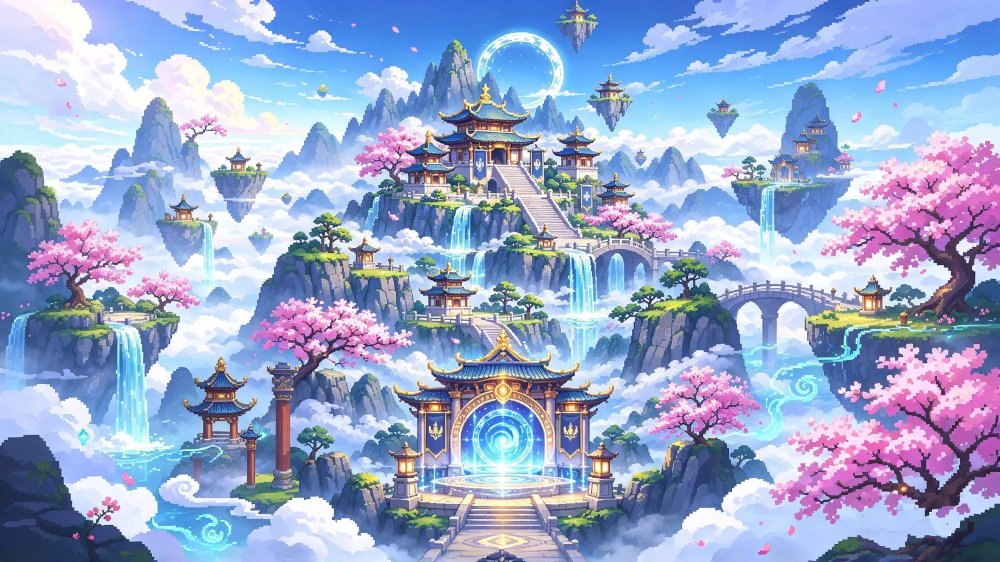
#> input picture tools/art/ref/bg_lobby_wide_orig.jpg, 2000 x 1124 px (shown at 1/2 size); its folder holds 4 pictures in this run
$ python sect_fx.py
#> lines starting #> are read from the running program, lines starting #| are printed output that depends on the picture; after the words box and inside, x2 and y2 are one past the last pixel; in counts of white or black regions, pixels touching at a corner belong together
"""
TƯ LIỆU HOẠT ẢNH NỀN TÔNG MÔN (lobby / menu) cho src/ui/sectFx.ts — từ ảnh nền gốc tools/art/ref/{nền}_orig.jpg:
  · ĐẢO BAY: cắt từng đảo nhỏ lơ lửng ra ảnh riêng (GrabCut trong hộp đảo) → public/ui/sect/{nền}_i{n}.png,
    rồi vá chỗ trống trên ảnh nền (cv2.inpaint) để đảo nhấp nhô vài điểm ảnh không lộ bóng đảo cũ → public/ui/{nền}.jpg
  · THÁC: mặt nạ điểm ảnh nước (sáng, xanh nhạt) trong các hộp thác → public/ui/sect/{nền}_fall.png
  · LINH KHÍ: mặt nạ các dòng suối xanh ngọc phát sáng (bỏ trời, cổng truyền tống) → public/ui/sect/{nền}_qi.png
  (mặt nạ cắt sát vùng có điểm ảnh, kèm toạ độ góc) → in ra đoạn TS để chép vào src/config/sectFx.ts
  python3 -I tools/art/sect_fx.py
"""
import os
import shutil
import numpy as np
import cv2
from PIL import Image

HERE = os.path.dirname(os.path.abspath(__file__))
UI = os.path.join(os.path.dirname(os.path.dirname(HERE)), 'public', 'ui')
REF = os.path.join(HERE, 'ref')
OUT = os.path.join(UI, 'sect')

BG = {
    'bg_lobby_wide': dict(
        # hộp bao từng đảo (x0, y0, x1, y1[, mờ đáy]) — chỉ đảo nhỏ trôi giữa trời, không dính thác / núi.
        # `mờ đáy` = số hàng dưới cùng: đảo chìm dần vào mây → giữ nguyên nền ở đó, ảnh đảo mờ dần về 0
        islands=[(1104, 0, 1206, 112), (1164, 136, 1276, 270), (1404, 186, 1486, 280), (414, 286, 536, 428, 26), (490, 450, 550, 504)],
        falls=[(895, 405, 945, 500), (938, 505, 970, 585), (1138, 500, 1182, 615), (1218, 505, 1250, 585),
               (230, 635, 290, 910), (18, 615, 60, 700), (402, 440, 424, 575), (1520, 350, 1550, 470)],
        qi_skip=[(0, 0, 2000, 235), (860, 770, 1150, 970)],             # trời (viền mây, vầng trăng) + cổng truyền tống (đã có xoáy riêng)
    ),
    'bg_lobby_tall': dict(
        islands=[(408, 0, 522, 114), (478, 140, 582, 268), (576, 290, 610, 338)],
        falls=[(212, 408, 252, 500), (198, 500, 242, 555), (252, 500, 282, 580), (448, 500, 502, 640), (528, 505, 562, 600), (44, 385, 78, 455)],
        qi_skip=None,                                                   # bản dọc không có suối linh khí (chỉ cổng truyền tống)
    ),
    'bg_menu_wide': dict(
        islands=[(1272, 300, 1370, 382), (1262, 676, 1462, 960, 40)],
        falls=[(205, 615, 265, 740), (430, 785, 480, 895), (810, 815, 880, 1060), (968, 625, 1025, 790), (1018, 815, 1080, 990), (1110, 620, 1155, 775)],
        qi_skip=None,
    ),
    'bg_menu_tall': dict(
        islands=[],
        falls=[(108, 785, 152, 885), (495, 815, 552, 1124)],
        qi_skip=None,
    ),
}


def segment(bgr, box):
    """GrabCut trong hộp đảo (rembg chỉ bắt được mái đình, bỏ mất phần đá cùng tông xanh với trời).
    Viền hộp = chắc chắn nền (trừ cạnh chạm mép ảnh); lõi giữa hộp = chắc chắn đảo."""
    x0, y0, x1, y1 = box
    p = 8
    X0, Y0, X1, Y1 = max(0, x0 - p), max(0, y0 - p), min(bgr.shape[1], x1 + p), min(bgr.shape[0], y1 + p)
    crop = bgr[Y0:Y1, X0:X1]
    gm = np.full(crop.shape[:2], cv2.GC_PR_BGD, np.uint8)
    gm[y0 - Y0:y1 - Y0, x0 - X0:x1 - X0] = cv2.GC_PR_FGD
    w, h = x1 - x0, y1 - y0
    cx, cy = x0 - X0 + w // 2, y0 - Y0 + h // 2
    gm[cy - h // 8:cy + h // 8, cx - w // 8:cx + w // 8] = cv2.GC_FGD
    edge = np.ones(crop.shape[:2], bool)
    edge[2:-2, 2:-2] = False
    if Y0 == 0:
        edge[:2] = False                                               # cạnh trên chạm mép ảnh: không ép là nền
    gm[edge] = cv2.GC_BGD
    bm, fm = np.zeros((1, 65)), np.zeros((1, 65))
    cv2.grabCut(crop, gm, None, bm, fm, 10, cv2.GC_INIT_WITH_MASK)
    a = np.where((gm == cv2.GC_FGD) | (gm == cv2.GC_PR_FGD), 255, 0).astype(np.uint8)
    k, lab, st, _ = cv2.connectedComponentsWithStats(a)
    if k > 1:
        a = np.where(lab == 1 + int(np.argmax(st[1:, cv2.CC_STAT_AREA])), 255, 0).astype(np.uint8)
    a = cv2.morphologyEx(a, cv2.MORPH_CLOSE, np.ones((3, 3), np.uint8))
    a = cv2.GaussianBlur(a, (0, 0), 0.6)                                 # mép mềm 1 điểm ảnh
    return a[y0 - Y0:y1 - Y0, x0 - X0:x1 - X0]


def save_mask(m, path):
    """Lưu mặt nạ (0..255) cắt sát vùng có điểm ảnh → (x, y, w, h)"""
    ys, xs = np.nonzero(m)
    x0, y0, x1, y1 = xs.min(), ys.min(), xs.max() + 1, ys.max() + 1
    a = m[y0:y1, x0:x1]
    Image.fromarray(np.dstack([np.full(a.shape + (3,), 255, np.uint8), a]), 'RGBA').save(path, optimize=True)
    return int(x0), int(y0), int(x1 - x0), int(y1 - y0)


def main():
    os.makedirs(OUT, exist_ok=True)
    os.makedirs(os.path.join(HERE, 'out'), exist_ok=True)
    for name, cfg in BG.items():
        orig = os.path.join(REF, f'{name}_orig.jpg')
        if not os.path.exists(orig):
            shutil.copy(os.path.join(UI, f'{name}.jpg'), orig)
        bgr = cv2.imread(orig)
#> bgr is the input picture: shape (1124, 2000, 3); mean B, G, R 205, 167.8, 151.6
        H, W = bgr.shape[:2]
        ts = [f"  {name[3:]}: {{ w: {W}, h: {H},", '    islands: [']
        # --- đảo bay
        hole = np.zeros((H, W), np.uint8)
        for n, bx in enumerate(cfg['islands']):
            x0, y0, x1, y1 = bx[:4]
            fade = bx[4] if len(bx) > 4 else 0
            m = segment(bgr, (x0, y0, x1, y1))
            hm = cv2.dilate((m > 20).astype(np.uint8) * 255, np.ones((9, 9), np.uint8))
            if fade:
                hm[-fade:] = 0
                ramp = np.ones(m.shape[0], np.float32)
                ramp[-fade:] = np.linspace(1, 0, fade)
                m = (m * ramp[:, None]).astype(np.uint8)
            Image.fromarray(np.dstack([bgr[y0:y1, x0:x1, ::-1], m]), 'RGBA').save(os.path.join(OUT, f'{name}_i{n}.png'))
            hole[y0:y1, x0:x1] |= hm
            ts.append(f"      {{ src: '{name}_i{n}', x: {x0}, y: {y0}, w: {x1 - x0}, h: {y1 - y0} }},")
#> this loop made 5 passes
#> pass 1, in main, `hm = cv2.dilate((m > 20).astype(np.uint8) * 255, np.ones((9, 9), np.ui..`:
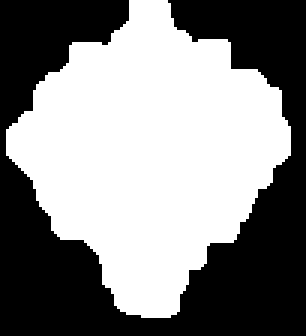
#> hm: shape (112, 102) (shown 3 times larger); 53.1% white; 1 black region, box (x1, y1, x2, y2) and area: (0, 0, 102, 112) 5353
#> after the loop:
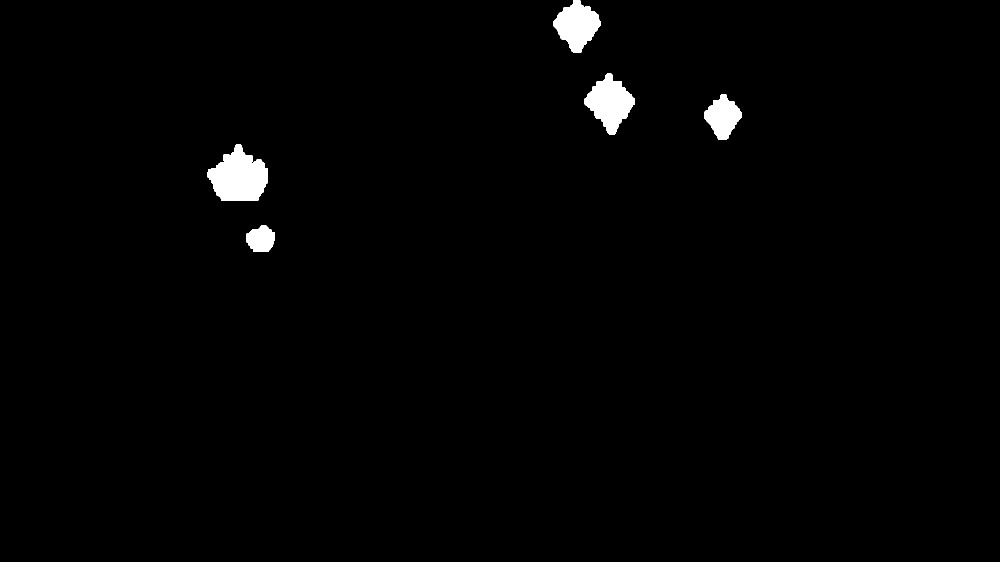
#> hole: shape (1124, 2000) (shown at 1/2 size); 1.3% white; 5 white regions, box (x1, y1, x2, y2) and area: (415, 289, 536, 402) 9282, (1168, 147, 1270, 269) 6916, (1106, 0, 1201, 106) 6071, (1408, 188, 1483, 280) 4181, (492, 450, 550, 504) 2350
#> after the loop, ts = 7 items
        ts.append('    ],')
        if cfg['islands']:
            patched = cv2.inpaint(bgr, hole, 9, cv2.INPAINT_TELEA)
            cv2.imwrite(os.path.join(UI, f'{name}.jpg'), patched, [cv2.IMWRITE_JPEG_QUALITY, 90])
        # --- mặt nạ thác + linh khí (theo màu ảnh gốc)
        b, g, r = (bgr[..., i].astype(int) for i in range(3))
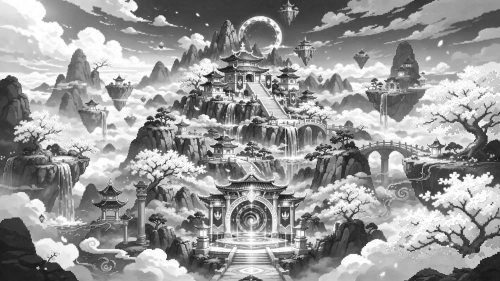
#> r: shape (1124, 2000) int64 (shown at 1/4 size); min 0, max 255, mean 151.6
        water = (b > 200) & (g > 185) & (b - r > 25)
#> water: shape (1124, 2000) bool; 26.8% white; 3829 white regions (3503 under 20 px), largest, box (x1, y1, x2, y2) and area: (942, 0, 2000, 343) 113518, (160, 8, 841, 487) 58004, (1190, 963, 2000, 1124) 49975
        fall = np.zeros((H, W), np.uint8)
#> fall: shape (1124, 2000); every value is 0
        for x0, y0, x1, y1 in cfg['falls']:
            fall[y0:y1, x0:x1] = water[y0:y1, x0:x1] * 255
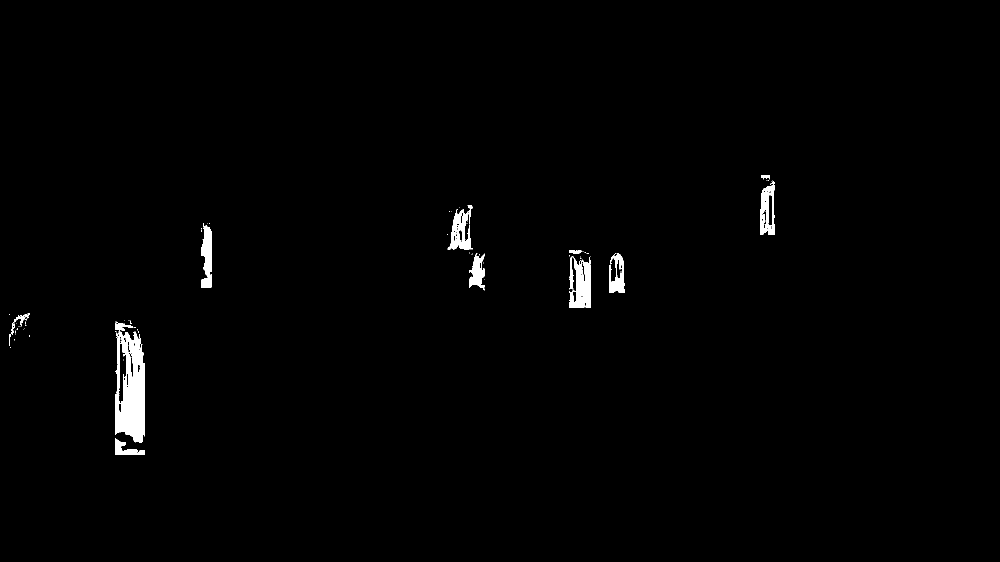
#> fall: shape (1124, 2000) (shown at 1/2 size); 1% white; 82 white regions (66 under 20 px), largest, box (x1, y1, x2, y2) and area: (230, 662, 290, 886) 9438, (1138, 512, 1182, 615) 3194, (895, 410, 945, 500) 2036
        fall = cv2.GaussianBlur(fall, (0, 0), 0.7)
        masks = [('fall', fall)]
        if cfg['qi_skip'] is not None:
            masks.append(('qi', qi_mask(b, g, r, cfg)))
#> after the loop in qi_mask, `for x0, y0, x1, y1 in cfg['qi_skip'] + cfg['falls']:`:
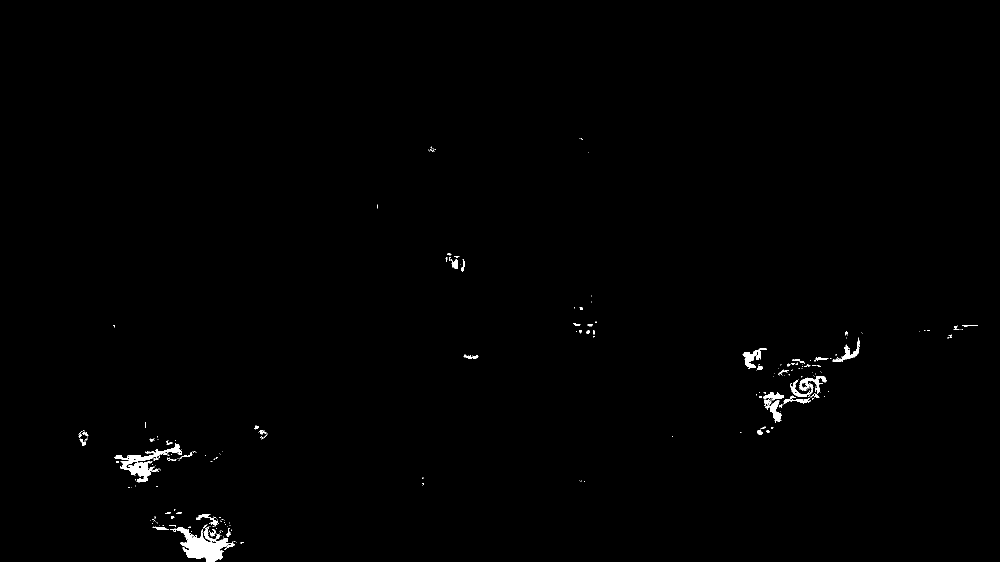
#> qi: shape (1124, 2000) (shown at 1/2 size); 0.57% white; 279 white regions (221 under 20 px), largest, box (x1, y1, x2, y2) and area: (340, 1053, 470, 1124) 3740, (240, 922, 321, 965) 1252, (241, 887, 364, 926) 1135
#> in qi_mask, `k, lab, st, _ = cv2.connectedComponentsWithStats(qi)`: k = 280; st = 280 rows, first 6: [0, 0, 2000, 1124, 2235223], [1159, 276, 1, 1, 1], [1161, 276, 2, 2, 3], [1163, 278, 3, 2, 4], [861, 293, 3, 3, 4], [863, 297, 2, 1, 2]
        for key, m in masks:
            x, y, w, h = save_mask(m, os.path.join(OUT, f'{name}_{key}.png'))
            ts.append(f"    {key}: {{ src: '{name}_{key}', x: {x}, y: {y}, w: {w}, h: {h} }},")
#> this loop made 2 passes
#> (key, x0 in save_mask, y0 in save_mask, x1 in save_mask, y1 in save_mask) on passes 1 to 2: ('fall', 16, 348, 1552, 912), ('qi', 153, 503, 1960, 1124)
#> pass 1, in save_mask, `a = m[y0:y1, x0:x1]`:
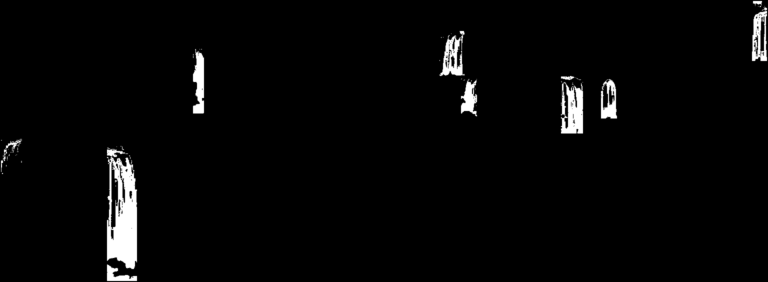
#> a: shape (564, 1536) (shown at 1/2 size); min 0, max 255, mean 6.8
#> pass 2, in save_mask (call 2), `a = m[y0:y1, x0:x1]`:
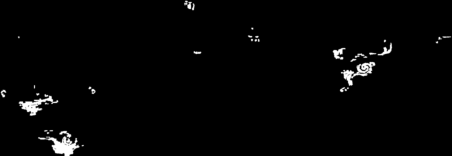
#> a: shape (621, 1807) (shown at 1/4 size); min 0, max 255, mean 4.4
#> after the loop, ts = 10 items
        ts.append('  },')
        print('\n'.join(ts))
#|   lobby_wide: { w: 2000, h: 1124,
#|     islands: [
#|       { src: 'bg_lobby_wide_i0', x: 1104, y: 0, w: 102, h: 112 },
#|       { src: 'bg_lobby_wide_i1', x: 1164, y: 136, w: 112, h: 134 },
#|       { src: 'bg_lobby_wide_i2', x: 1404, y: 186, w: 82, h: 94 },
#|       { src: 'bg_lobby_wide_i3', x: 414, y: 286, w: 122, h: 142 },
#> (further printed lines are left out)
#> pass 2 of the loop in main, `for name, cfg in BG.items():`:
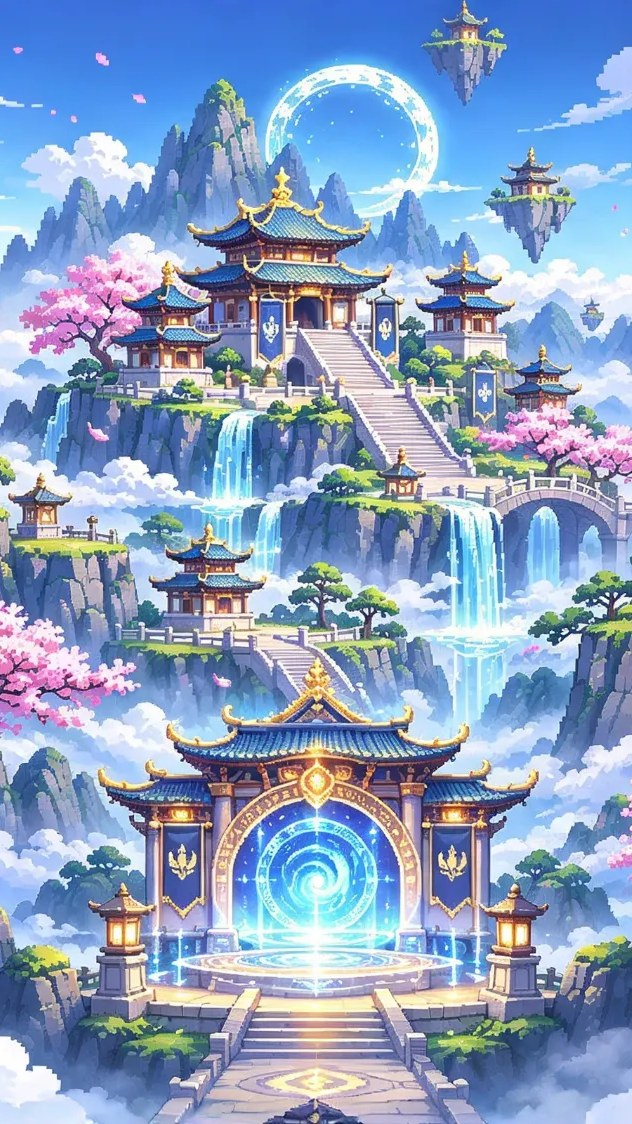
#> input picture tools/art/ref/bg_lobby_tall_orig.jpg, 632 x 1124 px
#> in main, bgr is the input picture: shape (1124, 632, 3); mean B, G, R 194.2, 160.8, 138.7
#> the loop in main, `for n, bx in enumerate(cfg['islands']):` made 3 passes
#> (k in segment, st in segment) on passes 1, 3: (2, [[0, 0, 130, 122, 11728], [23, 0, 84, 101, 4132]]), (2, [[0, 0, 50, 64, 2768], [12, 17, 24, 32, 432]])
#> after the loop in main, `for n, bx in enumerate(cfg['islands']):`: ts = 5 items
#> patched: shape (1124, 632, 3)
#> b: shape (1124, 632) int64
#> g: shape (1124, 632) int64
#> r: shape (1124, 632) int64
#> after the loop in main, `for x0, y0, x1, y1 in cfg['falls']:`:
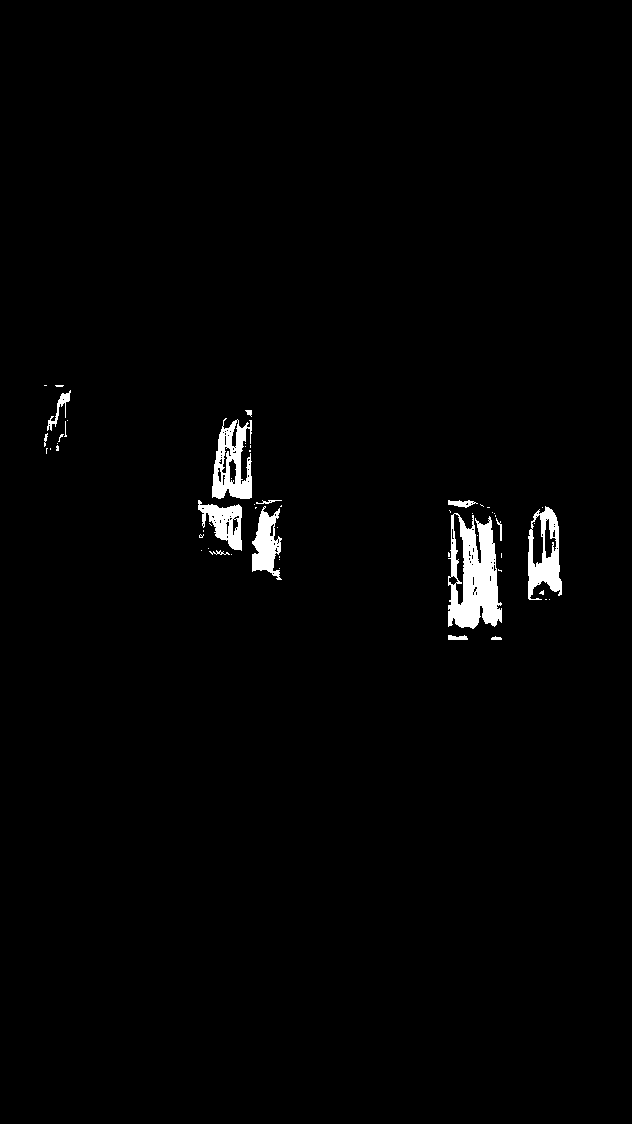
#> fall: shape (1124, 632); 1.5% white; 57 white regions (43 under 20 px), largest, box (x1, y1, x2, y2) and area: (448, 513, 502, 629) 4052, (212, 418, 252, 499) 1923, (528, 506, 562, 600) 1690
#> the loop in main, `for key, m in masks:` made 1 pass
#> (key, x0 in save_mask, y0 in save_mask, x1 in save_mask, y1 in save_mask) on pass 1: ('fall', 42, 383, 564, 642)
#> pass 1, in save_mask (call 3), `a = m[y0:y1, x0:x1]`:
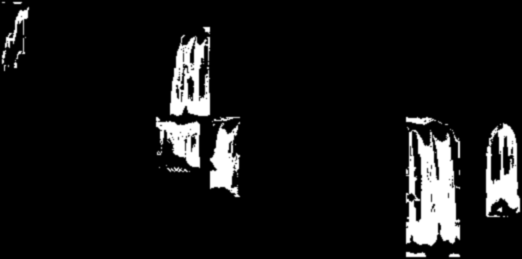
#> a: shape (259, 522); min 0, max 255, mean 20.6
#> after the loop in main, `for key, m in masks:`: ts = 7 items
#|   lobby_tall: { w: 632, h: 1124,
#|     islands: [
#|       { src: 'bg_lobby_tall_i0', x: 408, y: 0, w: 114, h: 114 },
#> (further printed lines are left out)
#> pass 3 of the loop in main, `for name, cfg in BG.items():`:
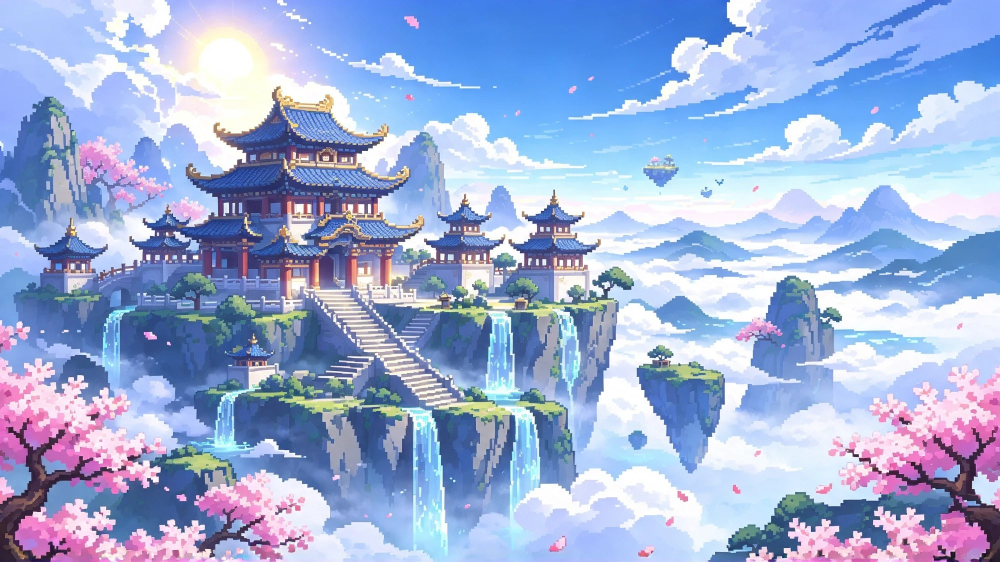
#> input picture tools/art/ref/bg_menu_wide_orig.jpg, 2000 x 1124 px (shown at 1/2 size)
#> in main, bgr is the input picture: shape (1124, 2000, 3); mean B, G, R 215.8, 175.1, 157.5
#> the loop in main, `for n, bx in enumerate(cfg['islands']):` made 2 passes
#> (k in segment, st in segment) on pass 1: (2, [[0, 0, 114, 98, 8635], [23, 20, 70, 62, 2537]])
#> pass 1, in segment (call 9), `a = np.where((gm == cv2.GC_FGD) | (gm == cv2.GC_PR_FGD), 255, 0).astyp..`:
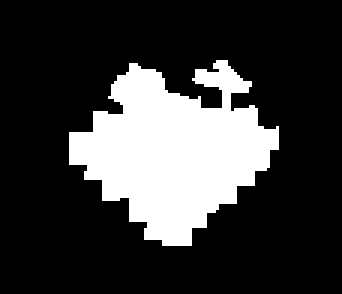
#> a: shape (98, 114) (shown 3 times larger); 22.7% white; 1 white region, box (x1, y1, x2, y2) and area: (23, 20, 93, 82) 2537
#> after the loop in main, `for n, bx in enumerate(cfg['islands']):`:
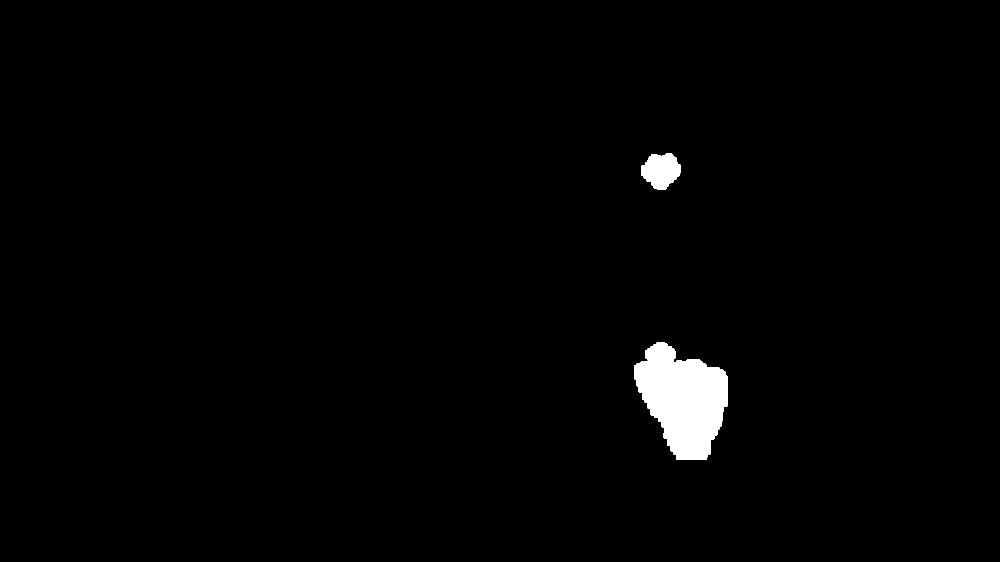
#> hole: shape (1124, 2000) (shown at 1/2 size); 1.5% white; 2 white regions, box (x1, y1, x2, y2) and area: (1268, 685, 1456, 920) 28823, (1282, 307, 1362, 379) 4152
#> after the loop in main, `for n, bx in enumerate(cfg['islands']):`: ts = 4 items
#> the loop in main, `for key, m in masks:` made 1 pass
#> (key, x0 in save_mask, y0 in save_mask, x1 in save_mask, y1 in save_mask) on pass 1: ('fall', 203, 614, 1157, 1062)
#> after the loop in main, `for key, m in masks:`: ts = 6 items
#|   menu_wide: { w: 2000, h: 1124,
#|     islands: [
#|       { src: 'bg_menu_wide_i0', x: 1272, y: 300, w: 98, h: 82 },
#> (further printed lines are left out)
#> the loop made 4 passes; the first 3 are shown


def qi_mask(b, g, r, cfg):
    """Dòng suối linh khí: xanh ngọc đậm, sáng (bỏ trời, cổng truyền tống, thác)"""
    qi = ((g > 190) & (b > 215) & (r < 150) & (g - r > 70)).astype(np.uint8) * 255
    for x0, y0, x1, y1 in cfg['qi_skip'] + cfg['falls']:
        qi[y0:y1, x0:x1] = 0
    k, lab, st, _ = cv2.connectedComponentsWithStats(qi)                # bỏ đốm lẻ (< 12 điểm ảnh)
    qi = np.where(np.isin(lab, [i for i in range(1, k) if st[i, cv2.CC_STAT_AREA] >= 12]), 255, 0).astype(np.uint8)
    return cv2.GaussianBlur(cv2.dilate(qi, np.ones((3, 3), np.uint8)), (0, 0), 1.2)


if __name__ == '__main__':
    main()
